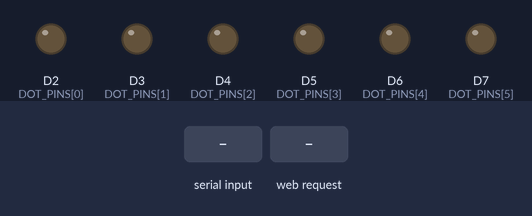
Simulated run of this sketch. Board: Arduino Uno R4 WiFi. On the bench: output pins drawn as LEDs (lit = HIGH). The inputs (shaded band) are chosen by the test bench. WiFi joins after 1.5 s; servers stay silent unless stated; what the sketch prints to the serial monitor is not drawn.

Above: at 6.4 s.
6.5 s: "TEST\n" received over Serial
At 6.6 s:
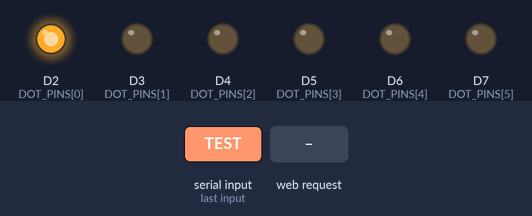
At 8.38 s:
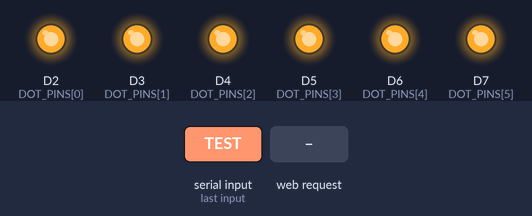
9.5 s: HTTP request GET /PING received
11.0 s: "PING\n" received over Serial
12.5 s: "HELP\n" received over Serial
Timing chart, 0 to 15.0 s (numbered marks = the images above; inputs shaded):
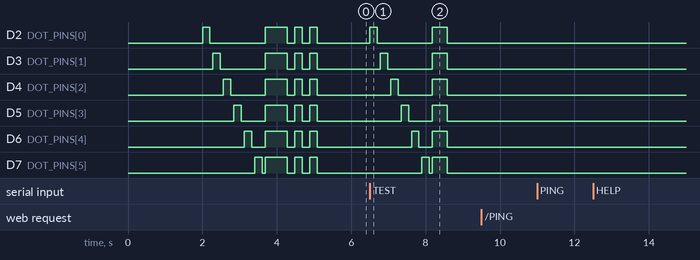

The sketch:

arduino_Q_braille.ino
```cpp
/*
 * UNO R4 WiFi — Braille dot hardware test + Python receiver
 *
 * Same serial protocol as arduino_receiver.ino so braille_to_arduino.py works:
 *   "DOTS:1,2,3\n"  — raise dots 1–6 (comma-separated)
 *   "DOTS:NONE\n"   — clear all
 * Baud: 115200
 *
 * Extra commands (newline-terminated):
 *   TEST   — sweep each dot, brief all-on, then clear
 *   PING   — reply PONG
 *   HELP   — list commands
 *
 * Wiring (example — change DOT_PINS to match your board):
 *   Dot 1..6 -> digital pins below -> LED/solenoid driver -> GND
 *
 * Braille layout (standard 6-dot cell):
 *   1 • • 4
 *   2 • • 5
 *   3 • • 6
 */

#include <Arduino.h>

#if __has_include(<WiFiS3.h>)
#include <WiFiS3.h>
#define HAS_WIFI_S3 1
#else
#define HAS_WIFI_S3 0
#endif

// --- Config -----------------------------------------------------------------

// Valid UNO R4 output pins (adjust for your wiring).
const int DOT_PINS[6] = {2, 3, 4, 5, 6, 7};

static const int BAUD_RATE = 115200;
static const uint16_t TCP_PORT = 3333;
static const uint32_t WIFI_CONNECT_TIMEOUT_MS = 15000;
static const uint32_t WIFI_RETRY_LOG_MS = 2000;

// Wait before first Serial.print so the monitor does not miss "READY".
static const uint32_t SERIAL_WAIT_MS = 500;

// Run a quick dot sweep once at boot (set 0 after wiring is verified).
#define ENABLE_STARTUP_SWEEP 1

String inputBuffer;
String networkInputBuffer;
static const size_t INPUT_MAX = 128;
bool wifiConnected = false;

// --- Wi-Fi config ------------------------------------------------------------
// Fill these in after flashing.
const char* WIFI_SSID = "BU Guest (unencrypted)";
const char* WIFI_PASS = "";

#if HAS_WIFI_S3
WiFiServer tcpServer(TCP_PORT);
WiFiClient tcpClient;
#endif

// --- Helpers ----------------------------------------------------------------

void clearAllDots() {
  for (int i = 0; i < 6; i++) {
    digitalWrite(DOT_PINS[i], LOW);
  }
}

void activateDot(int dotNum) {
  if (dotNum < 1 || dotNum > 6) return;
  digitalWrite(DOT_PINS[dotNum - 1], HIGH);
}

void flashAllDots() {
  for (int r = 0; r < 3; r++) {
    for (int i = 0; i < 6; i++) {
      digitalWrite(DOT_PINS[i], HIGH);
    }
    delay(200);
    clearAllDots();
    delay(200);
  }
}

void sweepDots() {
  clearAllDots();
  for (int d = 1; d <= 6; d++) {
    activateDot(d);
    delay(200);
    clearAllDots();
    delay(80);
  }
  for (int i = 0; i < 6; i++) {
    digitalWrite(DOT_PINS[i], HIGH);
  }
  delay(400);
  clearAllDots();
}

void activateDotsFromString(const String& dotsStr) {
  clearAllDots();
  int startIdx = 0;
  while (startIdx < (int)dotsStr.length()) {
    int commaIdx = dotsStr.indexOf(',', startIdx);
    String part;
    if (commaIdx < 0) {
      part = dotsStr.substring(startIdx);
      startIdx = dotsStr.length();
    } else {
      part = dotsStr.substring(startIdx, commaIdx);
      startIdx = commaIdx + 1;
    }
    part.trim();
    if (part.length() == 0) continue;
    int n = part.toInt();
    if (n >= 1 && n <= 6) activateDot(n);
  }
}

void sendReply(const String& msg) {
  Serial.println(msg);
#if HAS_WIFI_S3
  if (tcpClient && tcpClient.connected()) {
    tcpClient.println(msg);
  }
#endif
}

void processLine(const String& lineIn) {
  String message = lineIn;
  message.trim();
  if (message.length() == 0) return;

  if (message.equalsIgnoreCase("PING")) {
    sendReply("PONG");
    return;
  }
  if (message.equalsIgnoreCase("HELP")) {
    sendReply("CMD: DOTS:1,2,3 | DOTS:NONE | TEST | PING | HELP");
    return;
  }
  if (message.equalsIgnoreCase("TEST")) {
    sweepDots();
    sendReply("ACK:TEST");
    return;
  }

  if (message.startsWith("DOTS:")) {
    String dotsStr = message.substring(5);
    dotsStr.trim();
    if (dotsStr.length() == 0 || dotsStr.equalsIgnoreCase("NONE")) {
      clearAllDots();
      sendReply("ACK:CLEARED");
    } else {
      activateDotsFromString(dotsStr);
      sendReply("ACK:DOTS:" + dotsStr);
    }
    return;
  }

  sendReply("ERROR:Unknown command (send HELP)");
}

// --- Arduino ----------------------------------------------------------------

void setup() {
  Serial.begin(BAUD_RATE);
  delay(SERIAL_WAIT_MS);
  Serial.println("BOOT:Braille dot test starting");

  for (int i = 0; i < 6; i++) {
    pinMode(DOT_PINS[i], OUTPUT);
    digitalWrite(DOT_PINS[i], LOW);
  }

#if HAS_WIFI_S3
  Serial.print("WIFI:Connecting SSID=");
  Serial.println(WIFI_SSID);
  int wifiStatus = WiFi.begin(WIFI_SSID, WIFI_PASS);
  uint32_t connectStart = millis();
  uint32_t lastLog = 0;
  while (wifiStatus != WL_CONNECTED && (millis() - connectStart) < WIFI_CONNECT_TIMEOUT_MS) {
    delay(200);
    wifiStatus = WiFi.status();
    if ((millis() - lastLog) >= WIFI_RETRY_LOG_MS) {
      lastLog = millis();
      Serial.print("WIFI:Still connecting, status=");
      Serial.println(wifiStatus);
    }
  }
  wifiConnected = (wifiStatus == WL_CONNECTED);
  if (wifiConnected) {
    Serial.print("WIFI:Connected IP=");
    Serial.println(WiFi.localIP());
    tcpServer.begin();
    Serial.print("WIFI:TCP_SERVER_PORT=");
    Serial.println(TCP_PORT);
  } else {
    Serial.println("WIFI:Connect timeout, continuing in serial-only mode");
  }
#else
  Serial.println("WIFI:Disabled (WiFiS3 not available on this board)");
#endif

  Serial.println("READY:UNO R4 WiFi Braille Dot Test");
  Serial.flush();

#if ENABLE_STARTUP_SWEEP
  sweepDots();
  Serial.println("ACK:STARTUP_SWEEP");
#endif

  flashAllDots();
}

void loop() {
#if HAS_WIFI_S3
  if (wifiConnected && (!tcpClient || !tcpClient.connected())) {
    tcpClient = tcpServer.available();
    if (tcpClient) {
      tcpClient.println("READY:UNO R4 WiFi Braille Dot Test");
    }
  }
#endif

  while (Serial.available() > 0) {
    char c = static_cast<char>(Serial.read());
    if (c == '\n') {
      processLine(inputBuffer);
      inputBuffer = "";
    } else if (c != '\r') {
      if (inputBuffer.length() < INPUT_MAX) {
        inputBuffer += c;
      }
    }
  }

  #if HAS_WIFI_S3
  if (wifiConnected && tcpClient && tcpClient.connected()) {
    while (tcpClient.available() > 0) {
      char c = static_cast<char>(tcpClient.read());
      if (c == '\n') {
        processLine(networkInputBuffer);
        networkInputBuffer = "";
      } else if (c != '\r') {
        if (networkInputBuffer.length() < INPUT_MAX) {
          networkInputBuffer += c;
        }
      }
    }
  }
  #endif
}
```

LED_test_esp32.cpp
```cpp
/*
 * ESP32-S3 — 8-LED diagnostic test
 *
 * Tests each GPIO individually with a long hold so you can
 * clearly see which LEDs work and which don't.
 * Open Serial Monitor at 115200.
 */

#include <Arduino.h>

static const int NUM_LEDS = 8;
// Same order as arduino_8dot_braille.ino DOT_PINS (dot 1..8 -> GPIO).
// Dots 5–6 use GPIO 16/17 (not 12/9 — those conflict with default SPI SCK / I2C SCL on many S3 boards).
const int LED_PINS[NUM_LEDS] = {5, 6, 7, 15, 16, 17, 11, 10};

void setup() {
  Serial.begin(115200);
  delay(1000);
  Serial.println("\n========================================");
  Serial.println("  8-LED Diagnostic Test — ESP32-S3");
  Serial.println("========================================\n");

  for (int i = 0; i < NUM_LEDS; i++) {
    pinMode(LED_PINS[i], OUTPUT);
    digitalWrite(LED_PINS[i], LOW);
  }

  Serial.println("All pins set to OUTPUT. Starting test...\n");
}

void loop() {
  // --- Test each LED one at a time ---
  for (int i = 0; i < NUM_LEDS; i++) {
    Serial.print(">> Dot ");
    Serial.print(i + 1);
    Serial.print("  GPIO ");
    Serial.print(LED_PINS[i]);
    Serial.print(" -> HIGH   (look for this LED now)");
    if (LED_PINS[i] == 46) {
      Serial.print("  *** WARNING: GPIO 46 is input-only on ESP32-S3! ***");
    }
    Serial.println();

    digitalWrite(LED_PINS[i], HIGH);
    delay(1500);
    digitalWrite(LED_PINS[i], LOW);
    delay(500);
  }

  // --- All on together ---
  Serial.println("\n>> ALL LEDs ON (8 should light up)");
  for (int i = 0; i < NUM_LEDS; i++) {
    digitalWrite(LED_PINS[i], HIGH);
  }
  delay(2000);

  for (int i = 0; i < NUM_LEDS; i++) {
    digitalWrite(LED_PINS[i], LOW);
  }
  Serial.println(">> ALL LEDs OFF\n");
  delay(1000);

  Serial.println("--- Cycle done. Restarting in 3s ---\n");
  delay(3000);
}
```

Measured:
- after the input at 6.5 s, D2 (DOT_PINS[0]): LOW → HIGH at once, → LOW 0.20 s later, → HIGH 1.5 s later, → LOW 0.40 s later; D3 (DOT_PINS[1]): LOW → HIGH after 0.28 s, → LOW 0.20 s later, → HIGH 1.2 s later, → LOW 0.40 s later
- after the input at 9.5 s, every drawn part: stays the same
- after the input at 11.0 s, every drawn part: stays the same
- after the input at 12.5 s, every drawn part: stays the same
